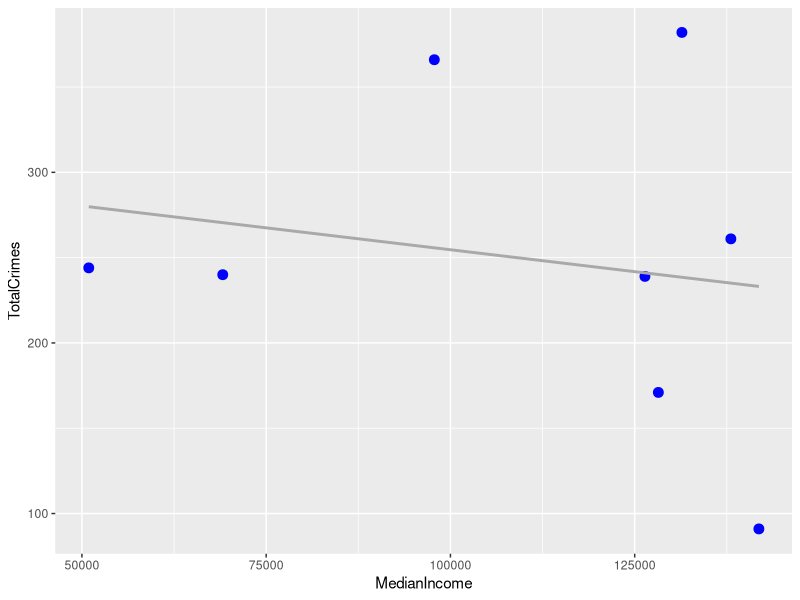
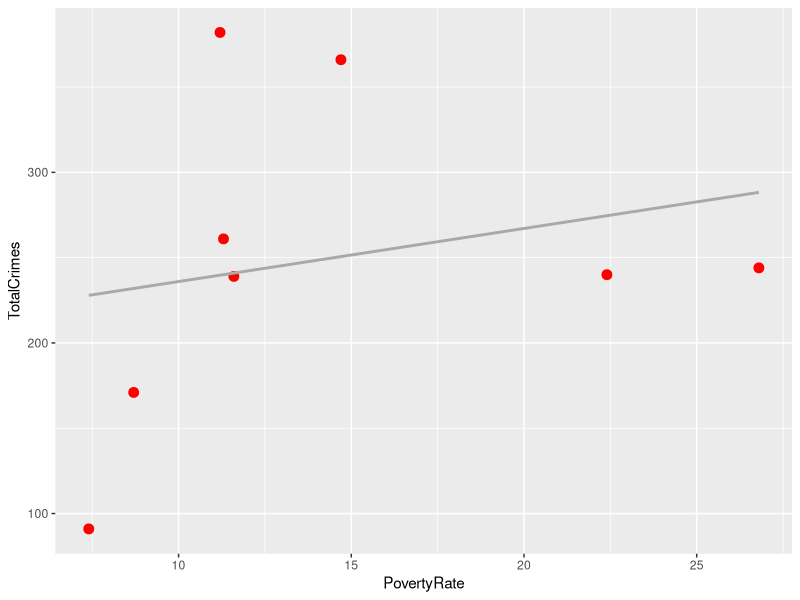
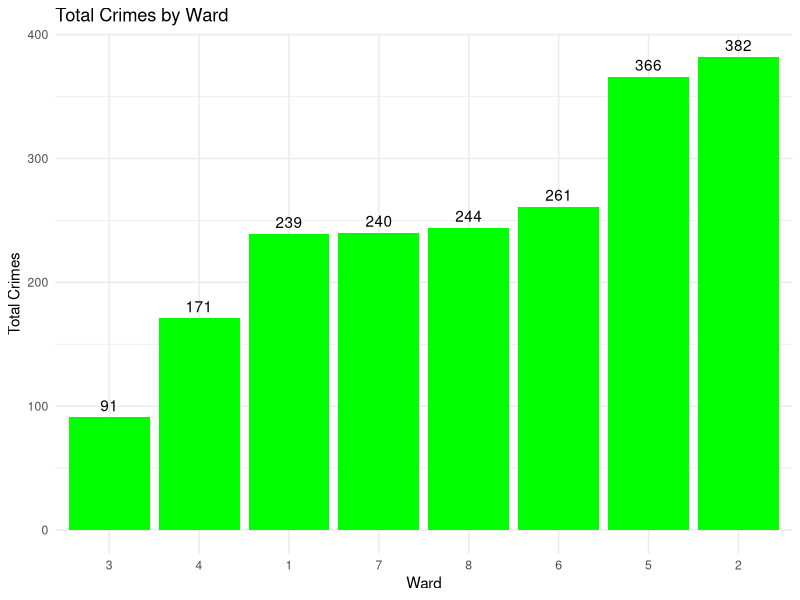
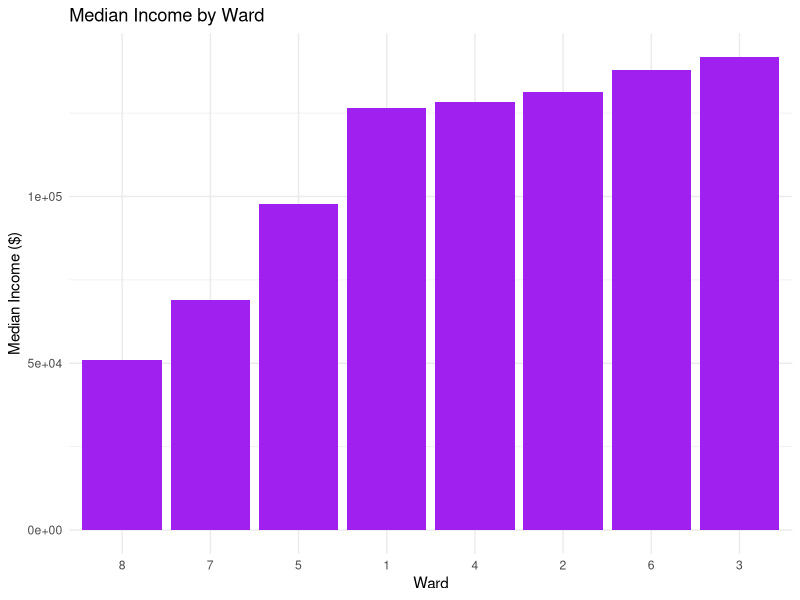
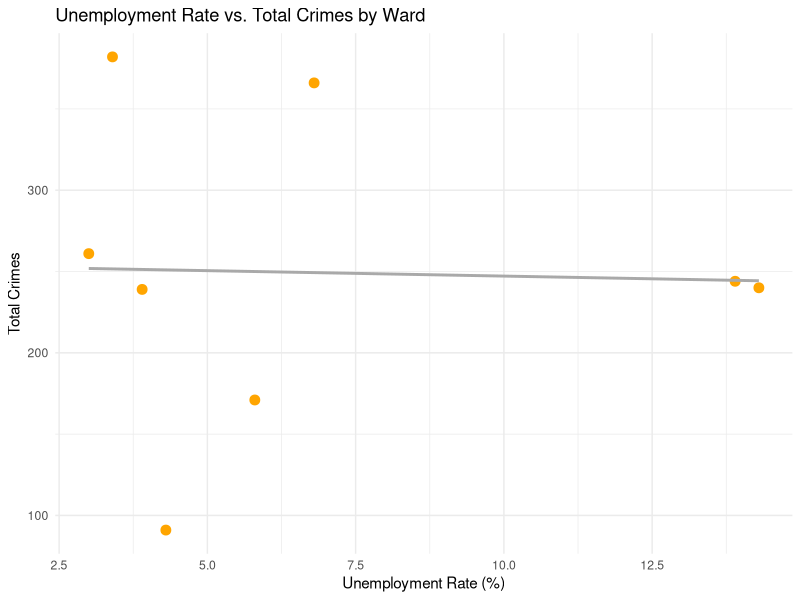

Generate these figures, in order, with R:
## ---- chunk 1
library(tidyverse)
library(ggplot2)
## ---- chunk 2
# Load Economic Data
economic_data <- read_csv("Economic Characteristics of DC Wards.csv", show_col_types = FALSE ) %>%
  select(
    Ward = Name,
    MedianIncome = `INCOME AND BENEFITS (IN 2022 INFLATION-ADJUSTED DOLLARS):  Total households:  Median household income (dollars)`,
    PovertyRate = `PERCENTAGE WHOSE INCOME IN THE PAST 12 MONTHS IS BELOW THE POVERTY LEVEL:  All people`,
    UnemploymentRate = `EMPLOYMENT STATUS:  Civilian labor force:  Unemployment Rate`
  ) %>%
  mutate(Ward = str_extract(Ward, "Ward \\d"))  # Ensure consistent formatting

# Display the first few rows
head(economic_data)
## ---- chunk 3
crime_data <- read_csv("Crime_Incidents_in_the_Last_30_Days.csv", show_col_types = FALSE)

# Aggregate Crime Data by Ward 
aggregated_crime <- crime_data %>%
  group_by(WARD) %>%
  summarize(TotalCrimes = n()) %>%
  ungroup()

# Display the aggregated data
head(aggregated_crime)

## ---- chunk 4
economic_data_cleaned <- economic_data %>%
  mutate(Ward = str_extract(Ward, "\\d+"))

# View the cleaned data 
print(economic_data_cleaned)

## ---- chunk 5

# Convert Ward in economic_data_cleaned to numeric 
economic_data_cleaned <- economic_data_cleaned %>%
  mutate(Ward = as.numeric(Ward))

# Merging the Datasets
merged_data <- economic_data_cleaned %>%
  inner_join(aggregated_crime, by = c("Ward" = "WARD"))

## ---- chunk 6
# View the merged data
print(merged_data)
## ---- chunk 7
# Plot 1: Median Household Income vs. Total Crimes 
ggplot(merged_data, aes(x = MedianIncome, y = TotalCrimes)) + 
  geom_point(color = "blue", size = 3) + 
  geom_smooth(method = "lm", se = FALSE, color = "darkgray")
  labs(title = "Median Household Income vs. Total Crimes by Ward",
       x = "Median Household Income ($)",
       y = "Total Crimes") + 
  theme_minimal()
## ---- chunk 8
#Plot 2: Poverty Rate vs. Total Crimes
ggplot(merged_data, aes(x = PovertyRate, y = TotalCrimes)) +
  geom_point(color = "red", size = 3) +
  geom_smooth(method = "lm", se = FALSE, color = "darkgray")
  labs(title = "Poverty Rate vs. Total Crimes by Ward",
       x = "Poverty Rate (%)",
       y = "Total Crimes") +
  theme_minimal()
## ---- chunk 9
ggplot(merged_data, aes(x = reorder(Ward, TotalCrimes), y = TotalCrimes)) +
  geom_bar(stat = "identity", fill = "green") +
  geom_text(aes(label = TotalCrimes), vjust = -0.5, color = "black") + 
  labs(title = "Total Crimes by Ward",
       x = "Ward",
       y = "Total Crimes") +
  theme_minimal() 

## ---- chunk 10
ggplot(merged_data, aes(x = reorder(Ward, MedianIncome), y = MedianIncome)) +
  geom_bar(stat = "identity", fill = "purple") +
  labs(
    title = "Median Income by Ward", 
    x = "Ward",
    y = "Median Income ($)"
  ) +
  theme_minimal() 
## ---- chunk 11

# Plot: Unemployment Rate vs. Total Crimes
ggplot(merged_data, aes(x = UnemploymentRate, y = TotalCrimes)) +
  geom_point(color = "orange", size = 3) +
  geom_smooth(method = "lm", se = FALSE, color = "darkgray") + # Add trend line
  labs(title = "Unemployment Rate vs. Total Crimes by Ward",
       x = "Unemployment Rate (%)",
       y = "Total Crimes") +
  theme_minimal()

## ---- chunk 12

